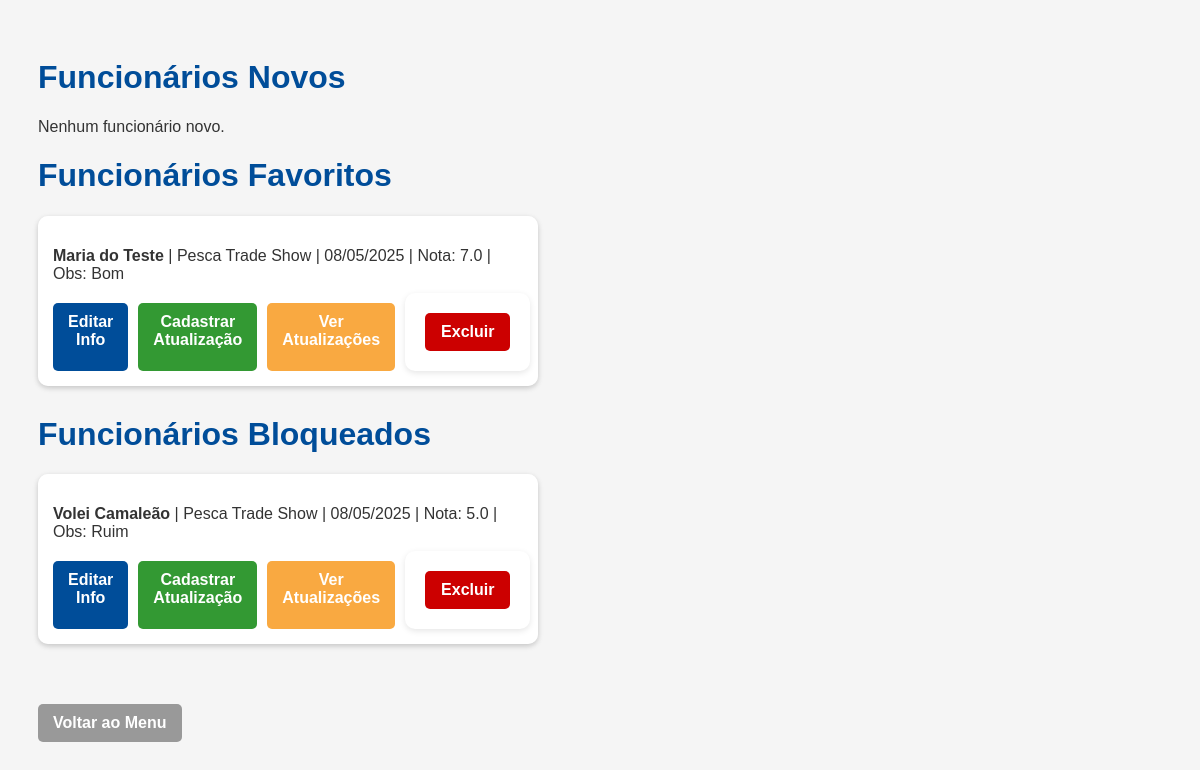
Page /listar on the earlier database version.
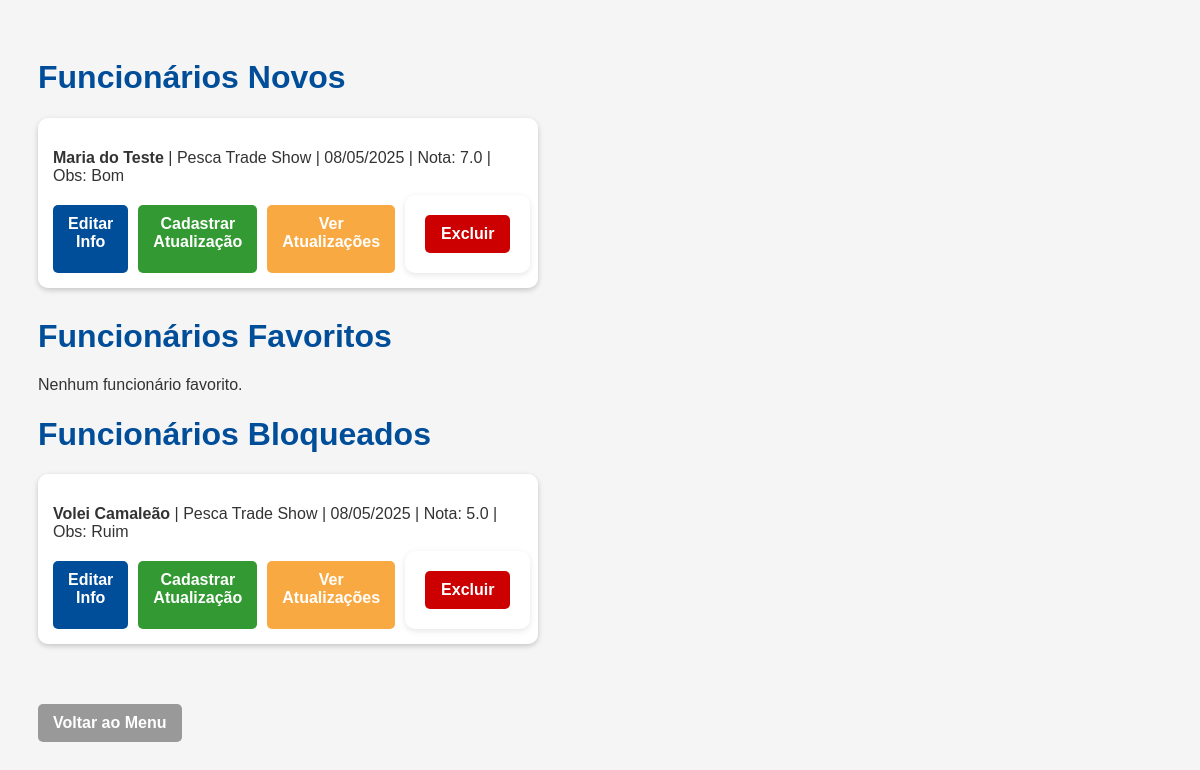
Same page on the later database version.
### app.py (models this page shows)
class Funcionario(db.Model):
    id = db.Column(db.Integer, primary_key=True)
    nome = db.Column(db.String(100), nullable=False)
    observacao = db.Column(db.String(200))
    nota = db.Column(db.Float, nullable=False)
    evento = db.Column(db.String(100), nullable=False)
    data = db.Column(db.Date, nullable=False)
    lista = db.Column(db.String(20), nullable=False)  # favoritos ou excluidos

### app.py (the view)
@app.route('/listar')
def listar():
    novos = Funcionario.query.filter_by(lista='novos').all()
    favoritos = Funcionario.query.filter_by(lista='favoritos').all()
    excluidos = Funcionario.query.filter_by(lista='excluidos').all()
    return render_template('listar.html', favoritos=favoritos, excluidos=excluidos, novos=novos)

### templates/listar.html (shortened to what this page needs)
<!DOCTYPE html>
<html lang="pt-br">
<head>
    <link rel="stylesheet" href="{{ url_for('static', filename='style.css') }}">
</head>
<body>
    <h1>Funcionários Novos</h1>
    {% if novos %}
        <ul style="list-style-type: none; padding: 0;">
            {% for f in novos %}
                <li style="margin-bottom: 20px;">
                    <div style="padding: 15px; background-color: white; border-radius: 10px; box-shadow: 0 2px 5px rgba(0,0,0,0.1);">
                        <p style="margin-bottom: 10px;">
                            <strong>{{ f.nome }}</strong> | {{ f.evento }} | {{ f.data.strftime('%d/%m/%Y') }} |
                            Nota: {{ f.nota }} | Obs: {{ f.observacao }}
                        </p>
                        <div style="display: flex; gap: 10px;">
                            <a href="/editar/{{ f.id }}" class="button-link" style="background-color: #004d99;">Editar Info</a>
                            <a href="/atualizar/{{ f.id }}" class="button-link" style="background-color: #339933;">Cadastrar Atualização</a>
                            <a href="/ver_atualizacoes/{{ f.id }}" class="button-link" style="background-color: #f9a941;">Ver Atualizações</a>
                            <form method="post" action="/excluir/{{ f.id }}" style="margin: 0;">
                                <button type="submit" class="button-link" style="background-color: #cc0000;">Excluir</button>
                            </form>
                        </div>
                    </div>
                </li>
            {% endfor %}
        </ul>
    {% else %}
        <p>Nenhum funcionário novo.</p>
    {% endif %}
    <h1>Funcionários Favoritos</h1>
    {% if favoritos %}
        <ul style="list-style-type: none; padding: 0;">
            {% for f in favoritos %}
                <li style="margin-bottom: 20px;">
                    <div style="padding: 15px; background-color: white; border-radius: 10px; box-shadow: 0 2px 5px rgba(0,0,0,0.1);">
                        <p style="margin-bottom: 10px;">
                            <strong>{{ f.nome }}</strong> | {{ f.evento }} | {{ f.data.strftime('%d/%m/%Y') }} |
                            Nota: {{ f.nota }} | Obs: {{ f.observacao }}
                        </p>
                        <div style="display: flex; gap: 10px;">
                            <a href="/editar/{{ f.id }}" class="button-link" style="background-color: #004d99;">Editar Info</a>
                            <a href="/atualizar/{{ f.id }}" class="button-link" style="background-color: #339933;">Cadastrar Atualização</a>
                            <a href="/ver_atualizacoes/{{ f.id }}" class="button-link" style="background-color: #f9a941;">Ver Atualizações</a>
                            <form method="post" action="/excluir/{{ f.id }}" style="margin: 0;">
                                <button type="submit" class="button-link" style="background-color: #cc0000;">Excluir</button>
                            </form>
                        </div>
                    </div>
                </li>
            {% endfor %}
        </ul>
    {% else %}
        <p>Nenhum funcionário favorito.</p>
    {% endif %}
    <h1>Funcionários Bloqueados</h1>
    {% if excluidos %}
        <ul style="list-style-type: none; padding: 0;">
            {% for f in excluidos %}
                <li style="margin-bottom: 20px;">
                    <div style="padding: 15px; background-color: white; border-radius: 10px; box-shadow: 0 2px 5px rgba(0,0,0,0.1);">
                        <p style="margin-bottom: 10px;">
                            <strong>{{ f.nome }}</strong> | {{ f.evento }} | {{ f.data.strftime('%d/%m/%Y') }} |
                            Nota: {{ f.nota }} | Obs: {{ f.observacao }}
                        </p>
                        <div style="display: flex; gap: 10px;">
                            <a href="/editar/{{ f.id }}" class="button-link" style="background-color: #004d99;">Editar Info</a>
                            <a href="/atualizar/{{ f.id }}" class="button-link" style="background-color: #339933;">Cadastrar Atualização</a>
                            <a href="/ver_atualizacoes/{{ f.id }}" class="button-link" style="background-color: #f9a941;">Ver Atualizações</a>
                            <form method="post" action="/excluir/{{ f.id }}" style="margin: 0;">
                                <button type="submit" class="button-link" style="background-color: #cc0000;">Excluir</button>
                            </form>
                        </div>
                    </div>
                </li>
            {% endfor %}
        </ul>
    {% else %}
        <p>Nenhum funcionário bloqueado.</p>
    {% endif %}
    <a class="button-link" href="/" style="margin-top: 30px; display: inline-block;">Voltar ao Menu</a>
</body>
</html>

### static/style.css (style rules this page uses)
body { font-family: Arial, sans-serif; background-color: #f5f5f5; padding: 30px; color: #333; }
h1 { color: #004d99; }
form, ul { background-color: #fff; padding: 20px; border-radius: 10px; box-shadow: 0 2px 6px rgba(0,0,0,0.1); max-width: 500px; margin-bottom: 30px; }
input, select, button { width: 100%; padding: 10px; margin-top: 5px; margin-bottom: 15px; border: 1px solid #ccc; border-radius: 5px; }
button { background-color: #004d99; color: white; border: none; cursor: pointer; }
a.button-link { display: inline-block; margin-top: 10px; background-color: #999; color: white; text-decoration: none; padding: 10px 15px; border-radius: 5px; }
.button-link { display: inline-block; padding: 10px 16px; background-color: #004d99; color: white; text-decoration: none; border: none; border-radius: 5px; font-weight: bold; cursor: pointer; transition: background-color 0.2s ease; text-align: center; }
form button.button-link { all: unset; display: inline-block; padding: 10px 16px; background-color: #cc0000; color: white; text-decoration: none; border-radius: 5px; font-weight: bold; cursor: pointer; text-align: center; transition: background-color 0.2s ease; }

Differences in the rows shown:
changed Funcionario "Maria do Teste": moves from the list under "Funcionários Favoritos" to the list under "Funcionários Novos"
Other differences:
text no longer shown: "Nenhum funcionário novo."
text now shown: "Nenhum funcionário favorito."
